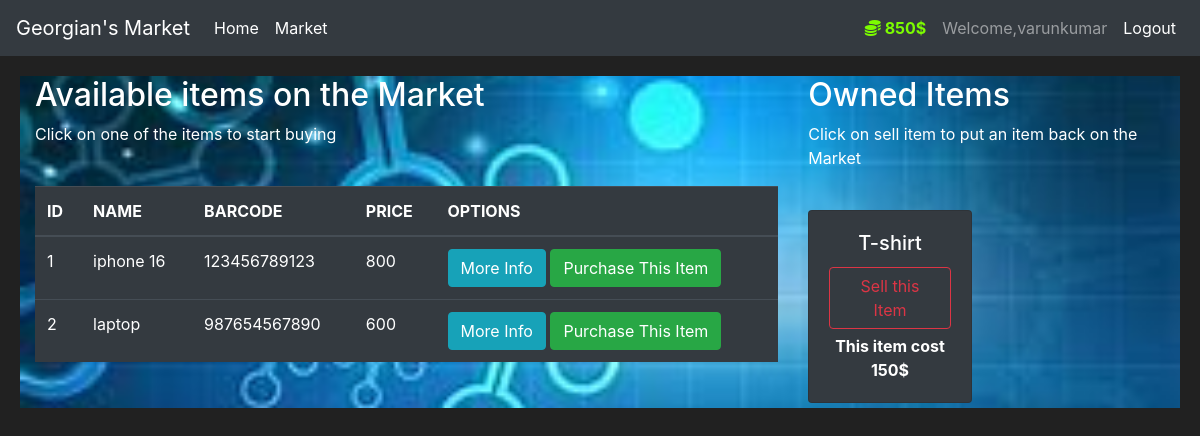
Page /market (signed in) on the committed database.
### market/models.py (models this page shows, shortened)
class User(db.Model, UserMixin):
    id=db.Column(db.Integer,primary_key=True)
    username=db.Column(db.String(30),nullable=False,unique=True)
    email=db.Column(db.String(50),nullable=False,unique=True)
    password=db.Column(db.String(60),nullable=False)
    budget=db.Column(db.Integer,nullable=False,default=1000)
    items=db.relationship('Item' ,backref='owned_user',lazy=True)
    @property
    def prettier_budget(self):
        if len(str(self.budget))>=4:
            return f'{str(self.budget)[:-3]},{str(self.budget)[-3:]}$'
        else:
            return f"{self.budget}$"
    @property
    def password_fun(self):
       return self.password

class Item(db.Model):
    id=db.Column(db.Integer,primary_key=True)
    name=db.Column(db.String(30),nullable=False,unique=True)
    price=db.Column(db.Integer,nullable=False)
    barcode=db.Column(db.String(length=12),nullable=False,unique=True )
    description=db.Column(db.String(1024),nullable=False,unique=True)
    owner=db.Column(db.Integer,db.ForeignKey('user.id'))

### market/routes.py (the view, shortened to what this page needs)
@app.route('/market',methods=['GET','POST'])
@login_required   #it is like a decorator like app.route which ensure that after login only user come to this page
def market_page():
    purchase_form=PurchaseItemForm()
    selling_form=SellItemForm()
    if request.method == "GET":
       items = Item.query.filter_by(owner=None)
       owned_items=Item.query.filter_by(owner=current_user.id)
       return render_template('market.html',items=items,purchase_form=purchase_form,owned_items=owned_items,selling_form=selling_form)

### market/models.py (called while the page is built)
@login_manager.user_loader
def load_user(user_id):
    return User.query.get(int(user_id))

### market/templates/market.html (shortened to what this page needs)
{% extends 'base.html'%}
 {% block content %}
 <div class="row" style="margin: 20px;background-image: url('/static/images/marketbg.jpg');background-size: cover; background-position: center; background-repeat: no-repeat;height:100%;">
    <div class="col-8">
        <h2>Available items on the Market</h2>
        <p>Click on one of the items to start buying</p>
        <br>
        <table class="table table-hover table-dark">
            <thead>
                <tr>
                    <th scope="col">ID</th>
                    <th scope="col">NAME</th>
                    <th scope="col">BARCODE</th>
                    <th scope="col">PRICE</th>
                    <th scope="col">OPTIONS</th>
                </tr>
            </thead>
            <tbody>
            {% for item in items %}
                    <tr>
                        <td>{{ item.id }}</td>
                        <td>{{ item.name }}</td>
                        <td>{{ item.barcode }}</td>
                        <td>{{ item.price }}</td>
                        <td>
                            <button class="btn btn-outline btn-info" data-toggle="modal" data-target="#Modal-MoreInfo-{{ item.id }}">More Info</button>
                            <button class="btn btn-outline btn-success"data-toggle="modal" data-target="#Modal-PurchaseConfirm-{{ item.id }}">Purchase This Item</button>
                        </td>
                    </tr>
               {% endfor %}
            </tbody>
        </table>
    </div>
    <div class="col-4">
        <h2>Owned Items</h2>
        <p>Click on sell item to put an item back on the Market</p>
        <br>
        <div class="row">
            {% for owned_item in owned_items %}
            <div class="col-md-6">
                <div style="margin-bottom: 5px" class="card text-center bg-dark">
                    <div class="card-body">
                        <h5 class="card-title">{{ owned_item.name }}</h5>
                        <button type="button" class="btn btn-outline-danger" style="margin-bottom: 5px"
                                data-toggle="modal" data-target="#Modal-SellingConfirm-{{ owned_item.id }}" >
                            Sell this Item
                        </button>
                        <p class="card-text"><strong>
                            This item cost {{ owned_item.price }}$
                        </strong></p>
                    </div>
                </div>
            </div>
            {% endfor %}
        </div>
    </div>
 </div>
{% endblock %}

### market/templates/base.html (shortened to what this page needs)
<!doctype html>
<html lang="en">
<head>
  <link rel="stylesheet" href="https://cdn.jsdelivr.net/npm/bootstrap@4.5.3/dist/css/bootstrap.min.css"
>
  <link href="https://cdnjs.cloudflare.com/ajax/libs/font-awesome/5.15.4/css/all.min.css" rel="stylesheet">
</head>
<body>
  <nav class="navbar navbar-expand-md navbar-dark bg-dark">
    <a class="navbar-brand" href="#">Georgian's Market</a>
    <div class="collapse navbar-collapse" id="navbarNav">
      <ul class="navbar-nav mr-auto">
        <li class="nav-item active">
          <a class="nav-link" href="{{ url_for('home_page') }}">Home <span class="sr-only">(current)</span></a>
        </li>
        <li class="nav-item active">
          <a class="nav-link" href="{{ url_for('market_page') }}">Market</a>
        </li>
      </ul>
       {% if current_user.is_authenticated %}
         <ul class="navbar-nav">
            <li class="nav-item">
              <a class="nav-link" style="color: lawngreen; font-weight:bold; ">
                <i class="fas fa-coins"></i>
                {{ current_user.prettier_budget }}
              </a>
            </li>
            <li class="nav-item">
              <a class="nav-link">Welcome,{{ current_user.username }}</a>
            </li>
            <li class="nav-item active">
              <a class="nav-link" href="{{ url_for('logout_page')}}">Logout</a>
            </li>
          </ul>
        {% endif %}
    </div>
  </nav>
  {% block content %}
  {% endblock %}
</body>
</html>

### market/templates/base.html (style rules this page uses)
body { background-color: #212121; color: white }

### rows in the picture
User: prettier_budget "850$", username "varunkumar"
Item: id "1", name "iphone 16", barcode "123456789123", price "800"
Item: id "2", name "laptop", barcode "987654567890", price "600"
Item: name "T-shirt", price "150"
